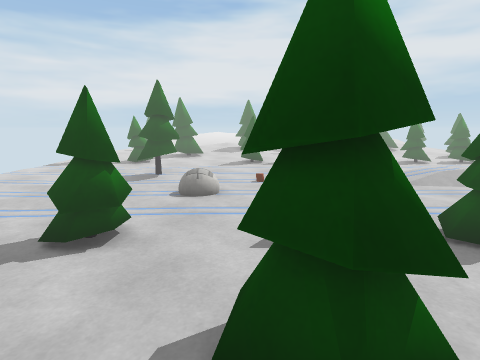
view 1 (above)

21 first-person views from a walk through a scene from a Unity 3-D project. The camera is 1.4 m above the floor, tilts 10° down and sees 80° across. The floor is counted in squares, 1 m on a side. Each view is taken from the middle of a square. On the plan, view 1 faces up. The plan holds only what a view shows up to about 14 squares ahead; the rest is blank. The place goes on beyond the plan. Some animated figures are not drawn. Surface patterns are stand-ins for the level's own textures.

view 2
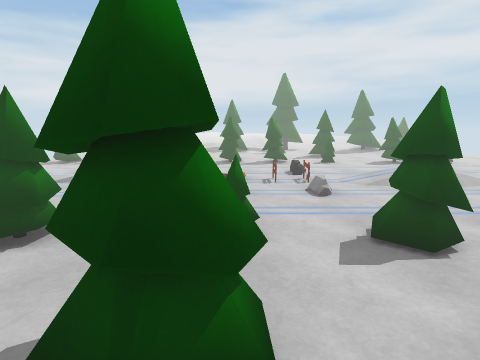

view 3
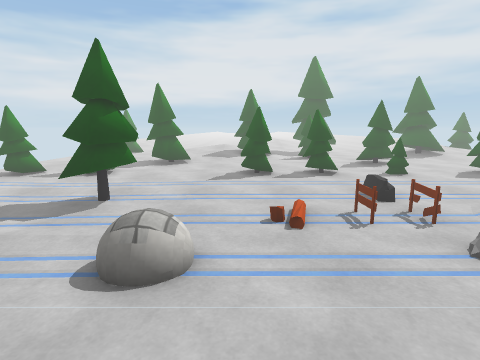

view 4
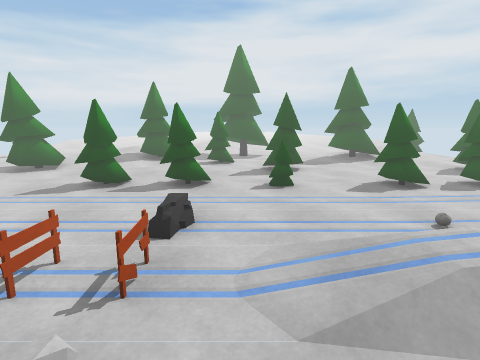

view 5
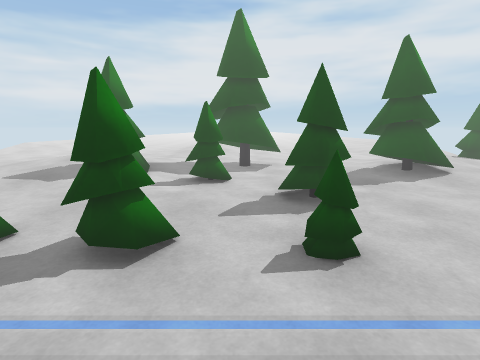

view 6
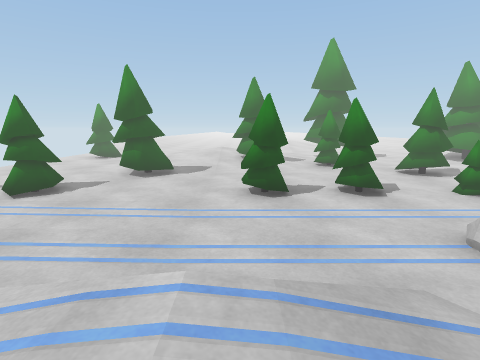

view 7
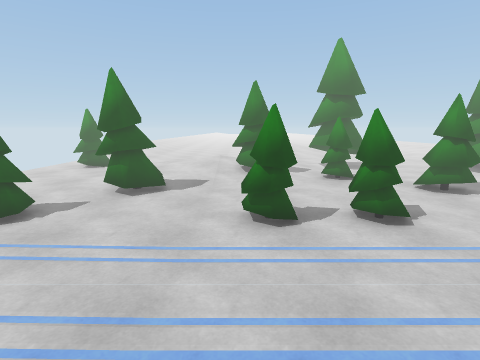

view 8
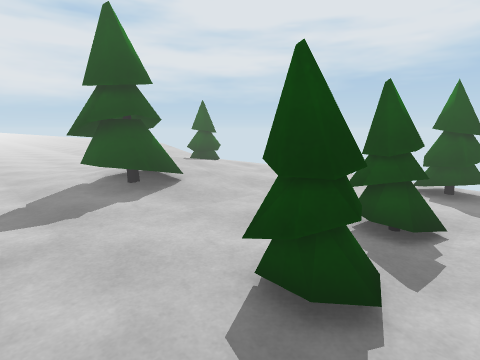

view 9
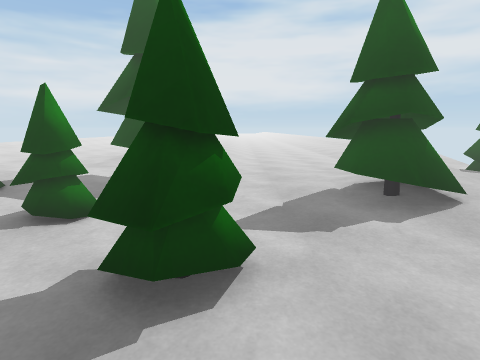

view 10
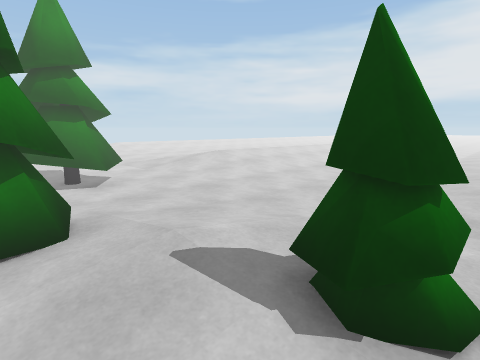

view 11
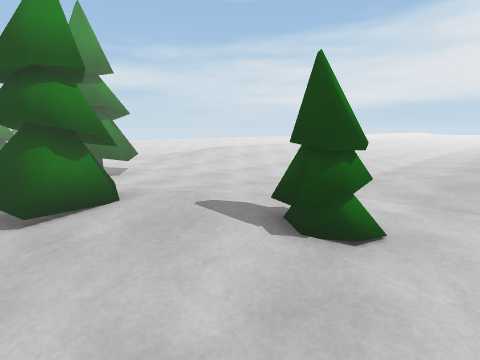

view 12
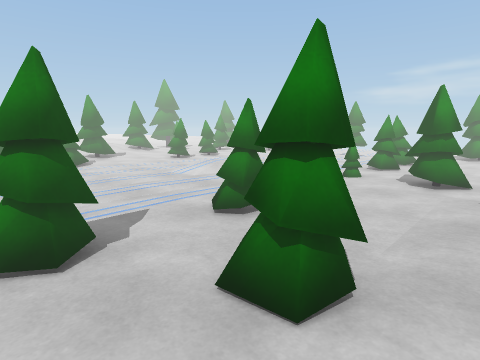

view 13
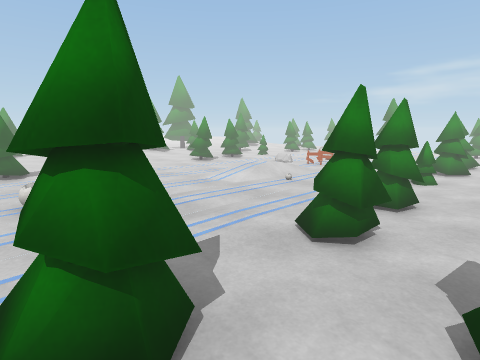

view 14
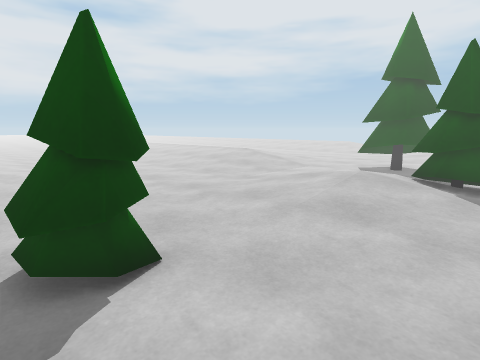

view 15
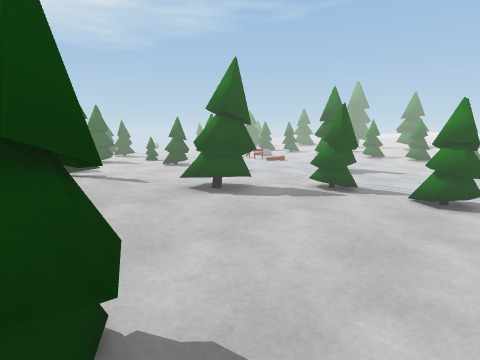

view 16
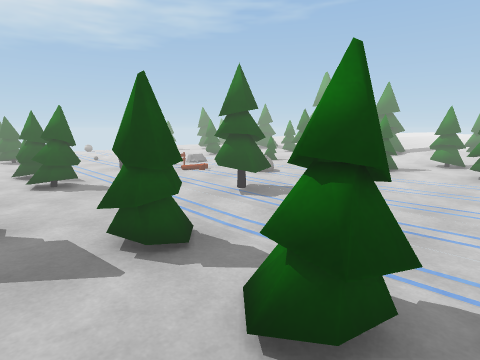

view 17
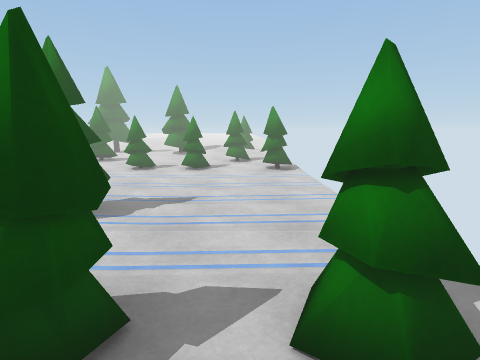

view 18
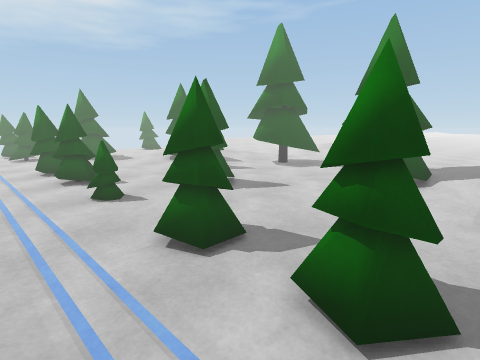

view 19
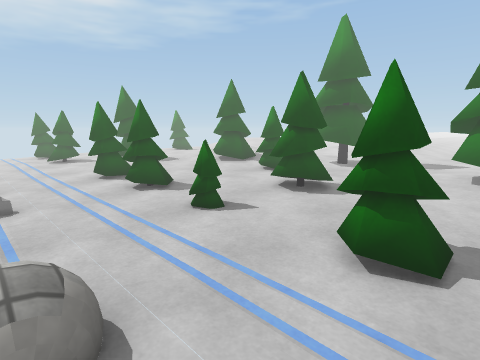

view 20
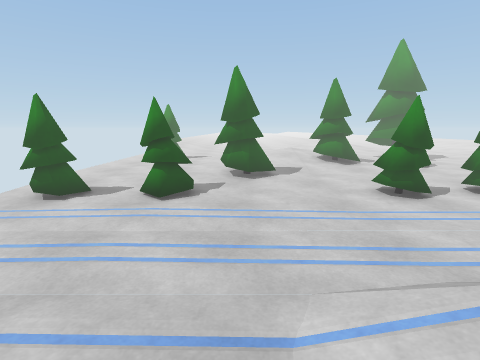

view 21
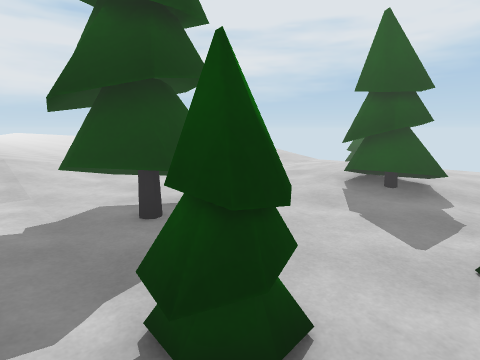

### Floor plan
Key: @ floor where view 1 was taken; # wall or solid block; x gap in a wall; . main floor; : floor 0.25 m higher than the main floor; - floor 0.25 m lower than the main floor; + floor 0.5 m higher than the main floor; / step, stairs or slope; = window, fence, low wall or low ledge; B barrier; O other object.
Columns run from 8 left of view 1 to 14 right of it. Each row starts with its distance up from view 1.
 31   /.        //   ...//
 30   /.   ..   //.. ...//
 29   /.   ../ +//......//
 28   /.  ...//+//......//
 27   /.. ...//+//......//
 26   :......:/+:/......//
 25   :......://:........:
 24  .........:/........../
 23  ......................
 22  .....:/:...=....../...
 21  . ..:://:.###...:///..
 20 .=#..:://::###..::/+#:.
 19  ...:::+///.##..##:/::.
 18 ....:::/##......##:/:..
 17 .....::///.#....#=/....
 16 .....#/......##.....#.
 15 .....#/......##.....O..
 14 ./......=.=/.........=.
 13 .#.#....#x#/.=..#.#=.#x
 12 .------................
 11 .......................
 10 .----#-....B.../.......
  9 .------../B..// /......
  8 .------../B..////.....
  7 .------O...O..........
  6 ......................
  5 .------................
  4 ##.=#.#..=.###.....#.#.
  3  ............=......./.
  2  .:.....##....../#.....
  1  .#.....##....../#.....
  0   ../=#.@..#.../::.....
 -1   :/:##......##/:::....
 -2   : :##..##..//+:::....
 -3   #   :..###:/// :..#=.
 -4       ...###.:       ..
 -5       ....
 -6      ....
 -7      ....
 -8     .....
 -9     ...
-10      ..

Where each view was taken, in squares from view 1:
view 1: 0 up, 0 right, facing up
view 2: 0 up, 1 right, facing up
view 3: 4 up, 0 right, facing up
view 4: 6 up, 4 right, facing up
view 5: 10 up, 4 right, facing up
view 6: 10 up, 6 right, facing down
view 7: 9 up, 6 right, facing down
view 8: 12 up, 6 right, facing up-right
view 9: 13 up, 6 right, facing up
view 10: 18 up, 13 right, facing up-left
view 11: 17 up, 14 right, facing up-left
view 12: 17 up, 14 right, facing down-left
view 13: 15 up, 14 right, facing down-left
view 14: 17 up, 7 left, facing up-right
view 15: 20 up, 8 left, facing down-right
view 16: 15 up, 8 left, facing down-right
view 17: 15 up, 6 left, facing down
view 18: 6 up, 5 left, facing down-right
view 19: 7 up, 3 left, facing down-right
view 20: 10 up, 9 right, facing down
view 21: 16 up, 2 right, facing up-right
